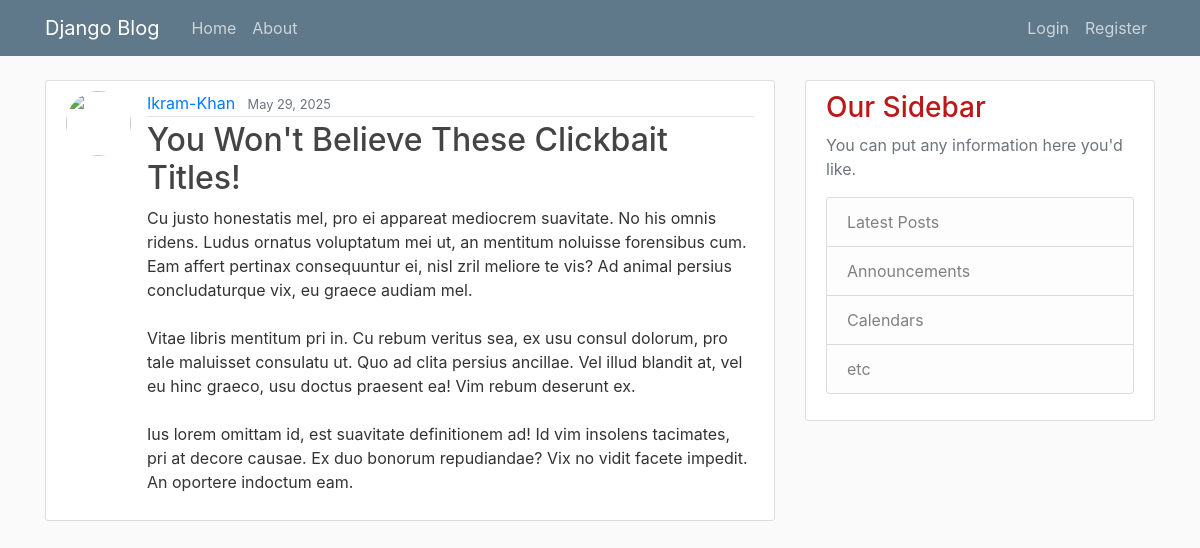
Screenshot of /post/15/ with the database file from the repository.
### blog/models.py (models this page shows, shortened)
class Post(models.Model):
    title = models.CharField(max_length=255) # A short text (like the post title)
    content = models.TextField()  # A long text (like the post body)
    date_posted = models.DateTimeField(default=timezone.now) # Auto-set when created
    author = models.ForeignKey(User, on_delete = models.CASCADE)

### blog/views.py (the view)
# urls.py: path('post/<int:pk>/', PostDetailView.as_view(), name='post-detail'),
class PostDetailView(DetailView):
    model = Post

### blog/Templates/blog/post_detail.html (shortened to what this page needs)
{% extends "blog/base.html" %}
{% block content %}
    <article class="media content-section">
    <img class="rounded-circle article-img" src="{{ object.author.profile.image.url }}">
        <div class="media-body">
            <div class="article-metadata">
                <a class="mr-2" href="{% url 'user-posts' object.author.username %}">{{ post.author }}</a>
            <small class="text-muted">{{ object.date_posted|date:"F d, Y" }}</small>
            </div>
            <h2 class="article-title"> {{ object.title }}</h2>
            <p class="article-content">{{ object.content }}</p>
        </div>
    </article>
{% endblock content %}

### blog/static/blog/main.css (style rules this page uses)
body { background: #fafafa; color: #333333; margin-top: 5rem; }
h1, h2, h3, h4, h5, h6 { color: #bb1919; }
.content-section { background: #ffffff; padding: 10px 20px; border: 1px solid #dddddd; border-radius: 3px; margin-bottom: 20px; }
.article-title { color: #444444; }
.article-content { white-space: pre-line; }
.article-img { height: 65px; width: 65px; margin-right: 16px; }
.article-metadata { padding-bottom: 1px; margin-bottom: 4px; border-bottom: 1px solid #e3e3e3 }

### rows the page displays
Post: author "Ikram-Khan", date_posted "May 29, 2025", title "You Won't Believe These Clickbait Titles!", content "Cu justo honestatis mel, pro ei appareat mediocrem suavitate. No his omnis ridens. Ludus ornatus voluptatum mei ut, an mentitum noluisse forensibus cum. Eam affert pertinax consequuntur ei, nisl zril meliore te vis? Ad animal persius concludaturque vix, eu graece audiam mel. Vitae libris mentitum pri in. Cu rebum veritus sea, ex usu consul dolorum, pro tale maluisset consulatu ut. Quo ad clita persius ancillae. Vel illud blandit at, vel eu hinc graeco, usu doctus praesent ea! Vim rebum deserunt ex. Ius lorem omittam id, est suavitate definitionem ad! Id vim insolens tacimates, pri at decore causae. Ex duo bonorum repudiandae? Vix no vidit facete impedit. An oportere indoctum eam."
